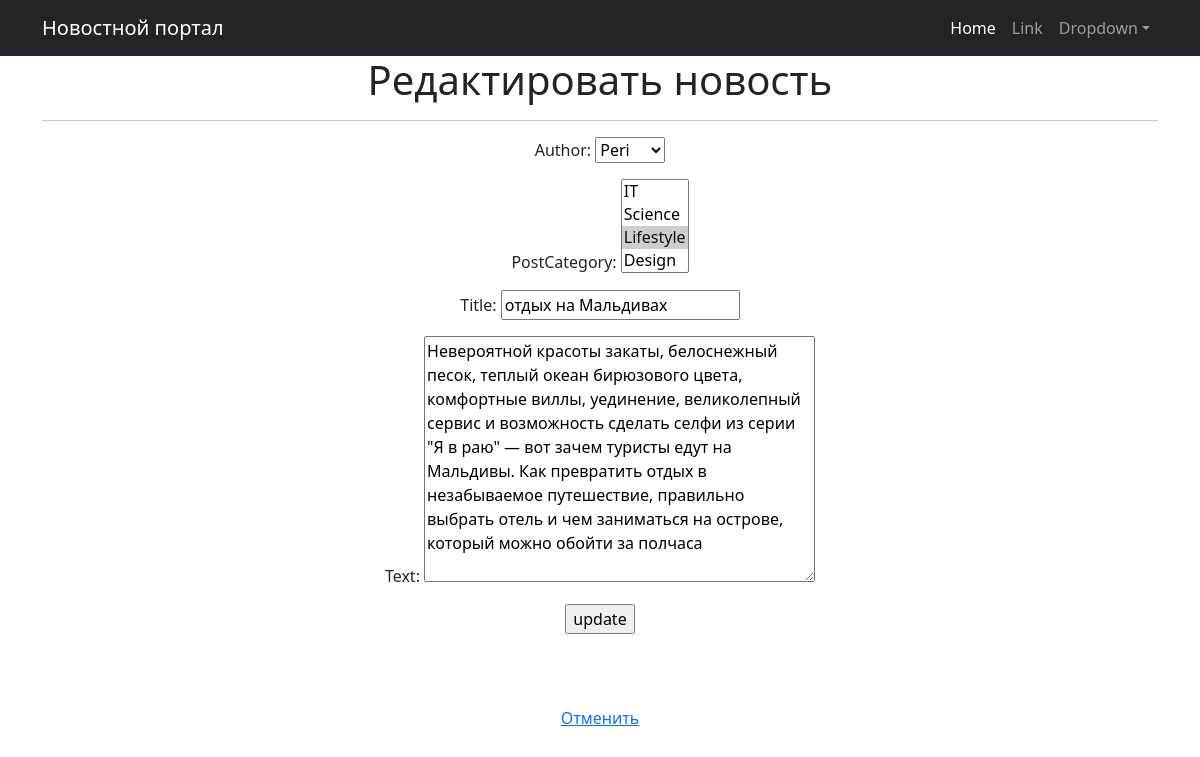
Screenshot of /news/news/13/edit/ with the database file from the repository.
### news/models.py (models this page shows, shortened)
class Post(models.Model):
    author = models.ForeignKey(Author, on_delete=models.CASCADE)
    NEWS = 'NW'
    ARTICLE = 'AR'
    CATEGORY_CHOICES = (
        (NEWS, 'Новость'),
        (ARTICLE, 'Статья'),
    )
    categoryType = models.CharField(max_length=2, choices=CATEGORY_CHOICES, default=ARTICLE)
    dateCreation = models.DateTimeField(auto_now_add=True)
    postCategory = models.ManyToManyField(Category, through='PostCategory')
    title = models.CharField(max_length=128)
    text = models.TextField()
    rating = models.SmallIntegerField(default=0)

### news/views.py (the view, shortened to what this page needs)
# urls.py: path('news/<int:pk>/edit/', NewsUpdate.as_view(), name='news_edit'),
class NewsUpdate(UpdateView):
        form_class = PostForm
        model = Post
        template_name = 'news/edit.html'

### news/forms.py (shortened to what this page needs)
class PostForm(forms.ModelForm):
   class Meta:
       model = Post
       fields = ['author', 'postCategory', 'title', 'text']

### news/models.py (called while the page is built)
    def __str__(self):
        return f'{self.authorUser.username}'

    def __str__(self):
        return self.name

### templates/news/edit.html (shortened to what this page needs)
{% extends 'flatpages/default.html' %}
{% block content %}
<h1>Редактировать новость</h1>
<hr>
<form action="" method="post">
  {{ form.as_p }}
  <input type="submit" value="update" />
</form>
<br><br><br>
<a href="{% url 'news' %}">Отменить</a><br>
{% endblock content %}

### rows the page displays
Post: author "Peri", title "отдых на Мальдивах", text "Невероятной красоты закаты, белоснежный песок, теплый океан бирюзового цвета, комфортные виллы, уединение, великолепный сервис и возможность сделать селфи из серии \"Я в раю\" — вот зачем туристы едут на Мальдивы. Как превратить отдых в незабываемое путешествие, правильно выбрать отель и чем заниматься на острове, который можно обойти за полчаса"
